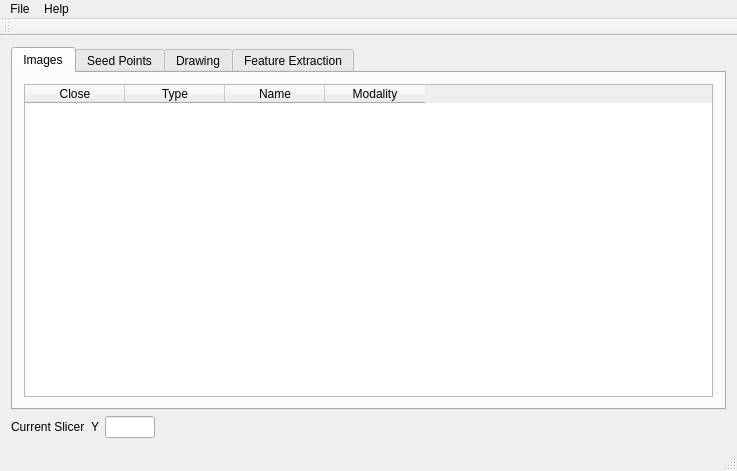
<?xml version="1.0" encoding="UTF-8"?>
<ui version="4.0">
 <class>MainWindow</class>
 <widget class="QMainWindow" name="MainWindow">
  <property name="geometry">
   <rect>
    <x>0</x>
    <y>0</y>
    <width>737</width>
    <height>471</height>
   </rect>
  </property>
  <property name="windowTitle">
   <string>MainWindow</string>
  </property>
  <widget class="QWidget" name="centralWidget">
   <layout class="QVBoxLayout" name="verticalLayout">
    <item>
     <widget class="QTabWidget" name="tabWidget">
      <property name="currentIndex">
       <number>0</number>
      </property>
      <widget class="QWidget" name="tab">
       <attribute name="title">
        <string>Images</string>
       </attribute>
       <layout class="QHBoxLayout" name="horizontalLayout_2">
        <item>
         <widget class="QTableWidget" name="tableWidget">
          <column>
           <property name="text">
            <string>Close</string>
           </property>
          </column>
          <column>
           <property name="text">
            <string>Type</string>
           </property>
          </column>
          <column>
           <property name="text">
            <string>Name</string>
           </property>
          </column>
          <column>
           <property name="text">
            <string>Modality</string>
           </property>
          </column>
         </widget>
        </item>
       </layout>
      </widget>
      <widget class="QWidget" name="tab_2">
       <attribute name="title">
        <string>Seed Points</string>
       </attribute>
       <widget class="QPushButton" name="pushButton">
        <property name="geometry">
         <rect>
          <x>30</x>
          <y>70</y>
          <width>93</width>
          <height>28</height>
         </rect>
        </property>
        <property name="text">
         <string>View Mode</string>
        </property>
       </widget>
       <widget class="QPushButton" name="pushButton_2">
        <property name="geometry">
         <rect>
          <x>160</x>
          <y>90</y>
          <width>93</width>
          <height>28</height>
         </rect>
        </property>
        <property name="text">
         <string>Line</string>
        </property>
       </widget>
       <widget class="QPushButton" name="pushButton_3">
        <property name="geometry">
         <rect>
          <x>410</x>
          <y>90</y>
          <width>93</width>
          <height>28</height>
         </rect>
        </property>
        <property name="text">
         <string>Eraser</string>
        </property>
       </widget>
       <widget class="QPushButton" name="pushButton_4">
        <property name="geometry">
         <rect>
          <x>350</x>
          <y>200</y>
          <width>93</width>
          <height>28</height>
         </rect>
        </property>
        <property name="text">
         <string>Free Hand</string>
        </property>
       </widget>
       <widget class="QComboBox" name="comboBox">
        <property name="geometry">
         <rect>
          <x>500</x>
          <y>150</y>
          <width>73</width>
          <height>22</height>
         </rect>
        </property>
        <item>
         <property name="text">
          <string>1(Red)</string>
         </property>
        </item>
        <item>
         <property name="text">
          <string>2(Yellow)</string>
         </property>
        </item>
       </widget>
      </widget>
      <widget class="QWidget" name="tab_3">
       <attribute name="title">
        <string>Drawing</string>
       </attribute>
      </widget>
      <widget class="QWidget" name="tab_4">
       <attribute name="title">
        <string>Feature Extraction</string>
       </attribute>
      </widget>
     </widget>
    </item>
    <item>
     <layout class="QHBoxLayout" name="horizontalLayout">
      <property name="topMargin">
       <number>0</number>
      </property>
      <item>
       <widget class="QLabel" name="label_2">
        <property name="text">
         <string>Current Slicer</string>
        </property>
       </widget>
      </item>
      <item>
       <widget class="QLabel" name="label">
        <property name="text">
         <string>Y</string>
        </property>
       </widget>
      </item>
      <item>
       <widget class="QLineEdit" name="lineEdit">
        <property name="maximumSize">
         <size>
          <width>50</width>
          <height>16777215</height>
         </size>
        </property>
       </widget>
      </item>
      <item>
       <spacer name="horizontalSpacer">
        <property name="orientation">
         <enum>Qt::Horizontal</enum>
        </property>
        <property name="sizeHint" stdset="0">
         <size>
          <width>40</width>
          <height>20</height>
         </size>
        </property>
       </spacer>
      </item>
     </layout>
    </item>
   </layout>
  </widget>
  <widget class="QMenuBar" name="menuBar">
   <property name="geometry">
    <rect>
     <x>0</x>
     <y>0</y>
     <width>737</width>
     <height>26</height>
    </rect>
   </property>
   <widget class="QMenu" name="menuFile">
    <property name="title">
     <string>File</string>
    </property>
    <addaction name="actionOpen"/>
    <addaction name="actionPreferences"/>
    <addaction name="actionExit"/>
   </widget>
   <widget class="QMenu" name="menuHelp">
    <property name="title">
     <string>Help</string>
    </property>
    <addaction name="actionAbout"/>
   </widget>
   <addaction name="menuFile"/>
   <addaction name="menuHelp"/>
  </widget>
  <widget class="QToolBar" name="mainToolBar">
   <attribute name="toolBarArea">
    <enum>TopToolBarArea</enum>
   </attribute>
   <attribute name="toolBarBreak">
    <bool>false</bool>
   </attribute>
  </widget>
  <widget class="QStatusBar" name="statusBar"/>
  <action name="actionOpen">
   <property name="text">
    <string>Open</string>
   </property>
  </action>
  <action name="actionExit">
   <property name="text">
    <string>Exit</string>
   </property>
  </action>
  <action name="actionAbout">
   <property name="text">
    <string>About</string>
   </property>
  </action>
  <action name="actionPreferences">
   <property name="text">
    <string>Preferences</string>
   </property>
  </action>
 </widget>
 <layoutdefault spacing="6" margin="11"/>
 <resources/>
 <connections/>
</ui>
